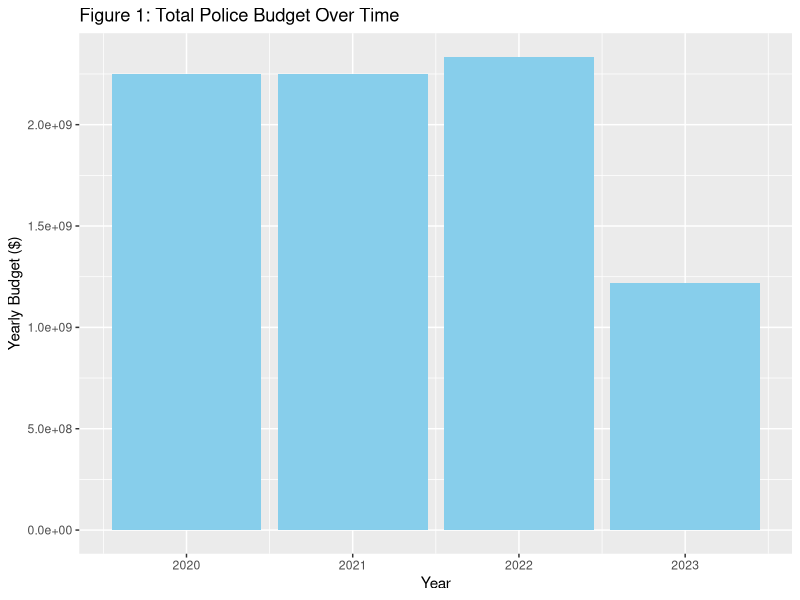
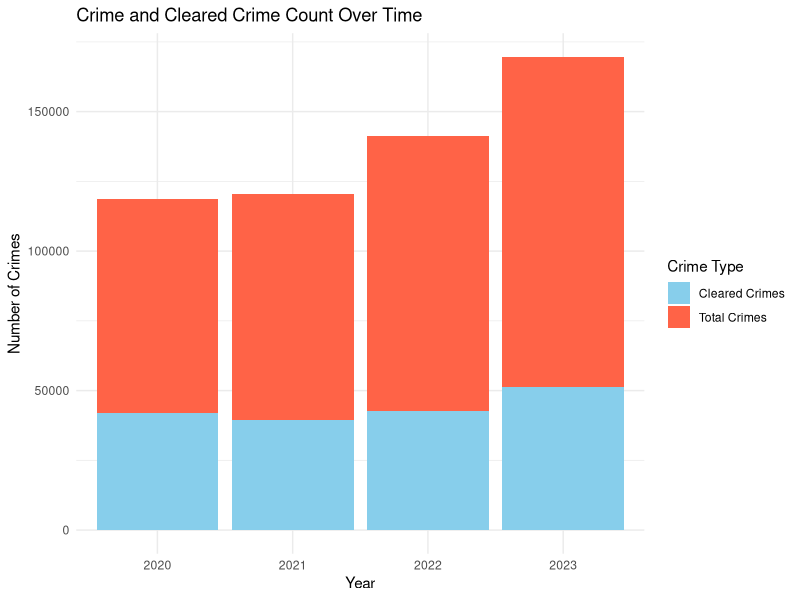
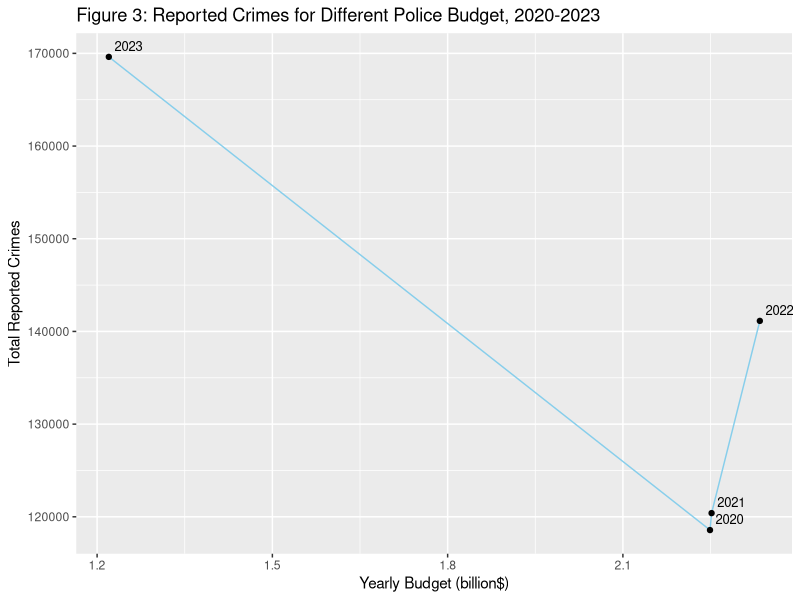

Recreate these plots in R, in order.
#### Preamble ####
# Purpose: Analyze Toronto Police Budget and Crime Rates Over Time
# Author: Yisu Hou
# Date: 21 September 2024
# Contact: yisu.hou@mail.utoronto.ca
# License: None
# Pre-requisites: None


#### Workspace setup ####
library(tidyverse)
library(knitr)
library(kableExtra)

#### Read data ####
data_bud <- read_csv("data/analysis_data/analysis_budget_data.csv")
data_cri <- read_csv("data/analysis_data/analysis_crime_data.csv")

#### Analyze data ####
# summary table of total yearly police budget over time
summary_table_bud <- data.frame(
  Year = c(2020, 2021, 2022, 2023),
  
  Yearly_Budget = c(sum(data_bud %>% filter(Fiscal_Year == 2020) %>%
                          select(Amount)),
                    sum(data_bud %>% filter(Fiscal_Year == 2021) %>%
                          select(Amount)),
                    sum(data_bud %>% filter(Fiscal_Year == 2022) %>%
                          select(Amount)),
                    sum(data_bud %>% filter(Fiscal_Year == 2023) %>%
                          select(Amount)))
)

summary_table_bud = summary_table_bud %>% mutate(
  Change_From_Last = case_when(
    Year == 2020 ~ NA,
    TRUE ~ Yearly_Budget - lag(Yearly_Budget)
  ),
  
  Percent_Change = case_when(
    Year == 2020 ~ NA,
    TRUE ~ round(100* ((Yearly_Budget - lag(Yearly_Budget))/
                                 lag(Yearly_Budget)), 2)
  )
)

# present the table using knitr
summary_table_bud %>%
  kable("html", col.names = c("Year", "Yearly Budget", 
                              "Change From Last", "Percent Change")) %>%
  kable_styling(bootstrap_options = c("striped",
                                      "hover", "condensed", "responsive"))

# summary table of total number of crimes over time
summary_table_cri <- data.frame(
  Year = c(2020, 2021, 2022, 2023),
  
  Yearly_Crimes = c(sum(data_cri %>% filter(REPORT_YEAR == 2020) %>%
                          select(COUNT_)),
                    sum(data_cri %>% filter(REPORT_YEAR == 2021) %>%
                          select(COUNT_)),
                    sum(data_cri %>% filter(REPORT_YEAR == 2022) %>%
                          select(COUNT_)),
                    sum(data_cri %>% filter(REPORT_YEAR == 2023) %>%
                          select(COUNT_))),
  
  Cleared_Crimes = c(sum(data_cri %>% filter(REPORT_YEAR == 2020) %>%
                           select(COUNT_CLEARED)),
                     sum(data_cri %>% filter(REPORT_YEAR == 2021) %>%
                           select(COUNT_CLEARED)),
                     sum(data_cri %>% filter(REPORT_YEAR == 2022) %>%
                           select(COUNT_CLEARED)),
                     sum(data_cri %>% filter(REPORT_YEAR == 2023) %>%
                           select(COUNT_CLEARED)))
)

summary_table_cri <- summary_table_cri %>% mutate(
  Percentage_Cleared =  round(100*(Cleared_Crimes/Yearly_Crimes), 2)
)

# present the table using knitr
summary_table_cri %>%
  kable("html", col.names = c("Year", "Yearly Crimes", 
                              "Cleared Crimes", "Percent Cleared")) %>%
  kable_styling(bootstrap_options = c("striped",
                                      "hover", "condensed", "responsive"))


# graphs to show change in police budget and crime rates over time
ggplot(data = summary_table_bud, aes(x = Year, y = Yearly_Budget)) + 
  geom_bar(stat = "identity", fill = "skyblue") + 
  labs(
    title = "Figure 1: Total Police Budget Over Time",
    x = "Year",
    y = "Yearly Budget ($)"
  )


# plot for crime and cleared crime count over time
ggplot(summary_table_cri, aes(x = factor(Year))) + 
  # Plot total crime count as a full bar
  geom_bar(aes(y = Yearly_Crimes, fill = "Total Crimes"), stat = "identity",
           position = "stack") +
  
  # Overlay cleared crimes as a portion of the total crimes
  geom_bar(aes(y = Cleared_Crimes, fill = "Cleared Crimes"), 
           stat = "identity", position = "stack") +
  
  # Custom colors
  scale_fill_manual(values = c("Total Crimes" = "tomato", 
                               "Cleared Crimes" = "skyblue")) +
  
  # Labels and theme
  labs(
    title = "Crime and Cleared Crime Count Over Time",
    x = "Year",
    y = "Number of Crimes",
    fill = "Crime Type"
  ) +
  theme_minimal()

# save the summary tables as csv files to use them directly in the document
write_csv(summary_table_bud, "data/analysis_data/total_budget_data.csv")
write_csv(summary_table_cri, "data/analysis_data/total_crime_data.csv")

# graph police budget with crime count
# first combine summary tables to include both variables
combined <- merge(summary_table_bud, summary_table_cri, by = "Year")

# take billions for budget to make a clearer graph
combined <- combined %>% mutate(
  bud_billion = Yearly_Budget/1000000000
)

# graph
ggplot(data = combined, aes(x = bud_billion, y = Yearly_Crimes)) + 
  geom_line(stat = "identity", color = "skyblue") + 
  geom_text(aes(label = Year), 
            vjust = -0.6,
            hjust = -0.2,
            size = 3.3,
            color = "black") + 
  labs(
    title = "Figure 3: Reported Crimes for Different Police Budget, 2020-2023",
    x = "Yearly Budget (billion$)",
    y = "Total Reported Crimes"
  ) +
  geom_point()


#### Model ####
# this is a complimentary component just for me to investigate
# the relationship between variables, not included in the paper,
# thus is not saved as a file in the repository

summary(lm(Yearly_Crimes ~ Yearly_Budget, data = combined))
# the relationship is insignificant
